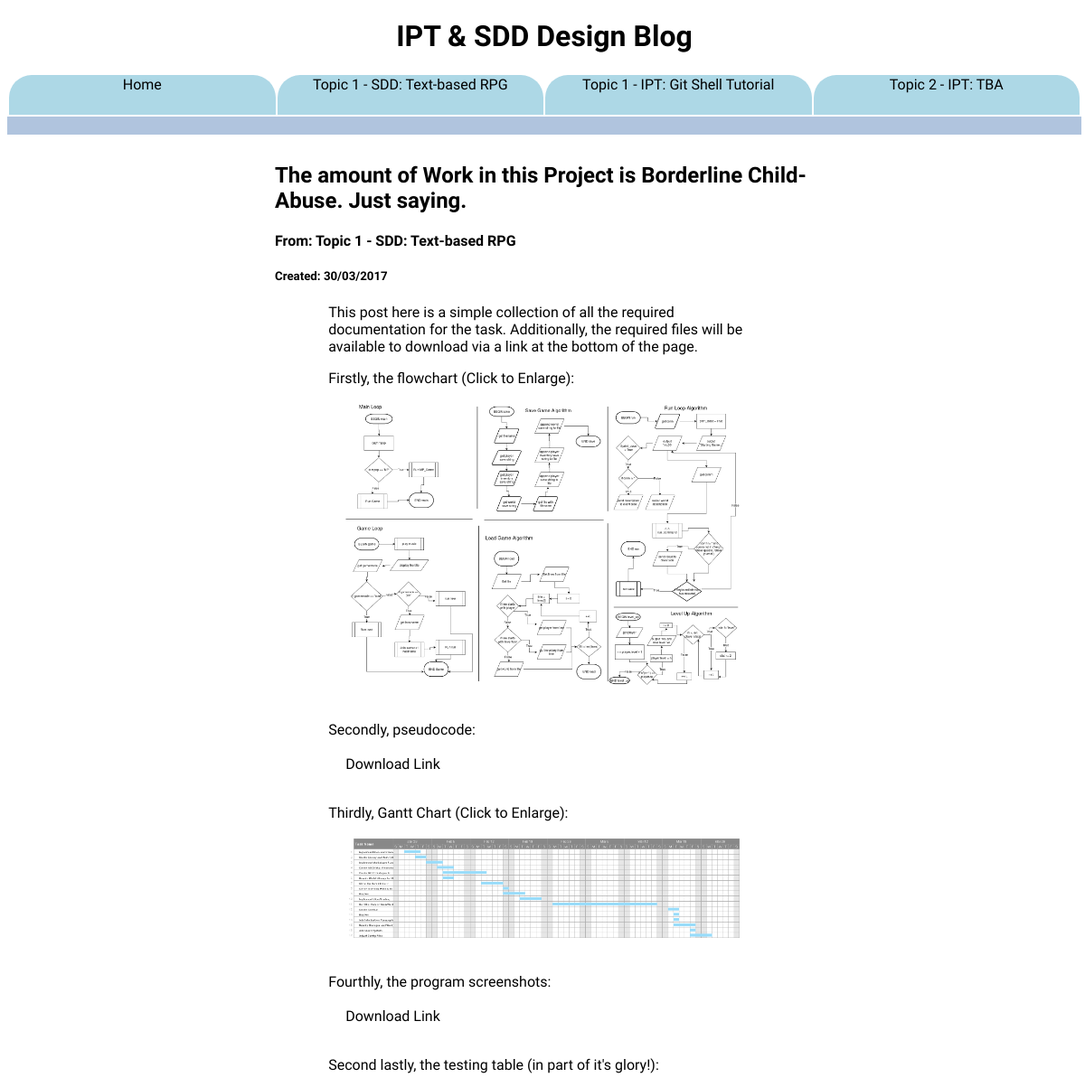
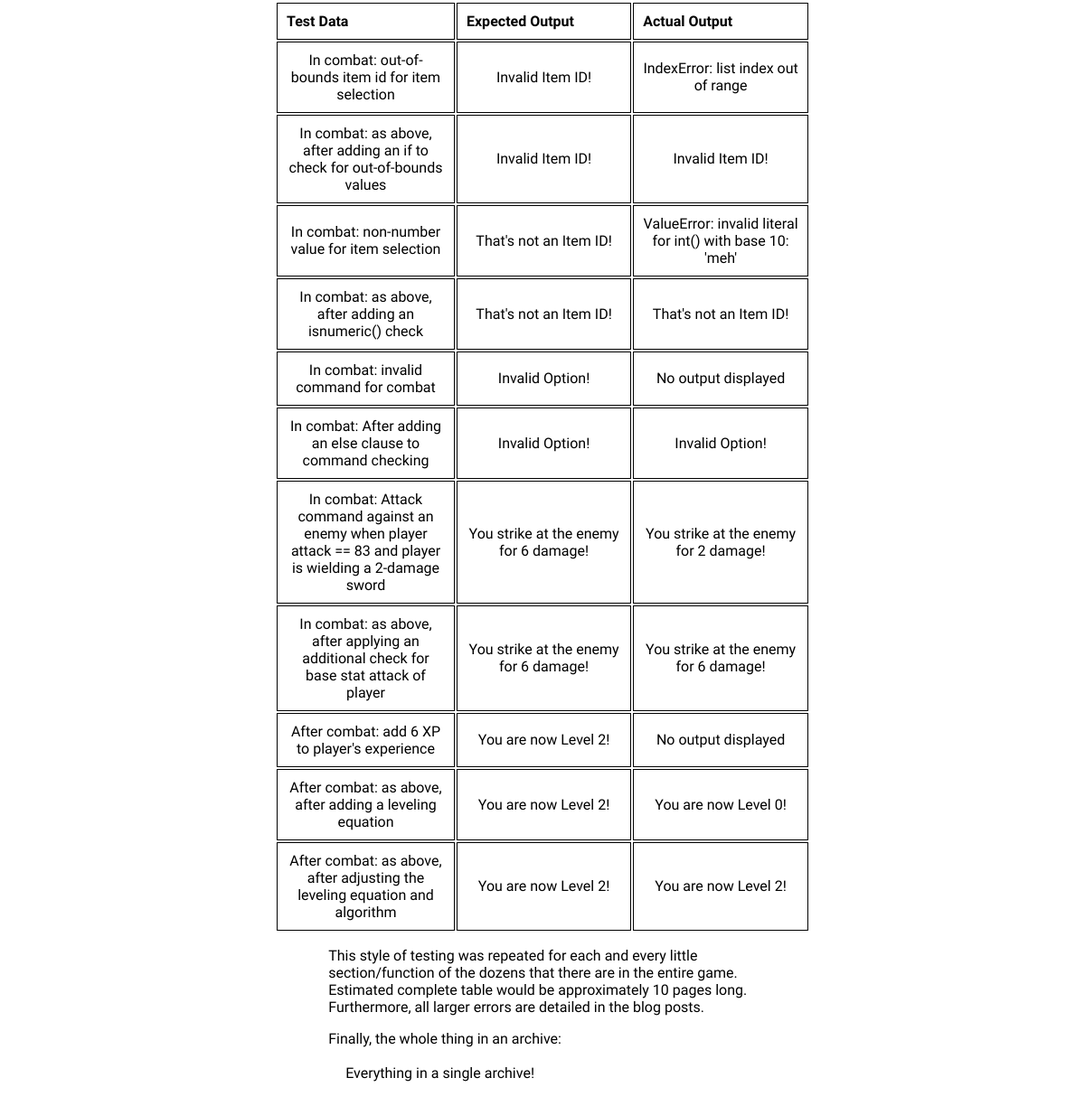
Page /post/34 on the committed database (2 pictures, top to bottom).
### tables this page shows
CREATE TABLE topics (
  	id INTEGER NOT NULL,
  	title TEXT NOT NULL,
  	subtitle TEXT NOT NULL,
    created TEXT NOT NULL,
  	PRIMARY KEY (id)
);

CREATE TABLE posts (
  	id INTEGER NOT NULL,
  	topicid INTEGER NOT NULL,
  	title TEXT NOT NULL,
    message TEXT NOT NULL,
    created TIMESTAMP NOT NULL,
    image TEXT NOT NULL,
  	PRIMARY KEY (id),
  	FOREIGN KEY (topicid) REFERENCES topics(id) ON DELETE CASCADE
);

### School_Blog/main.py (the view)
@app.route('/post/<post_id>')
def post_handler(post_id):
	post = Log.get(post_id)
	if not post:
		return render_template('404.html')
	topic = post.get_topic()
	return render_template('post_template.html', title=post.title, post=post, topic=topic, topics=Topic.get_main_page())

### School_Blog/db.py (called while the page is built)
    @staticmethod
    def get(id):
        cur.execute('''SELECT * FROM posts WHERE id = ?''', (id,))
        row = cur.fetchone()
        if row:
            id, uid, title, mess, date, image = row
            print(uid)
            return Log(eval(mess), title, image, uid, id, date)
        return None

    @staticmethod
    def get_newest(tid):
        cur.execute('''SELECT * FROM posts WHERE topicid = ? ORDER BY created DESC''', (tid,))
        row = cur.fetchone()
        if row:
            id, tid, title, message, created, image = row
            return Log(eval(message), title, image, tid, id, created)

    def get_topic(self):
        return Topic.get(self.topic)

    @staticmethod
    def get(id):
        cur.execute('''SELECT * FROM topics WHERE id = ? ORDER BY created ASC''', (id,))
        row = cur.fetchone()
        if row:
            id, title, subtitle, date = row
            return Topic(title, subtitle, date, id)
        return None

    @staticmethod
    def get_main_page():
        cur.execute('''SELECT * FROM topics ORDER BY created''')
        topics = []
        i = 0
        for row in cur:
            if i == 3:
                break
            id, title, sub, date = row
            topics.append(Topic(title, sub, date, id))
            i += 1
        for i in range(len(topics)):
            post = Log.get_newest(topics[i].id)
            topics[i].post = post
        return topics

### School_Blog/templates/post_template.html (shortened to what this page needs)
<!DOCTYPE html>
<html>
<head>
  <link rel="stylesheet" href="/static/css/main.css">
</head>
<body>
  <div class="header">
    <h1>IPT & SDD Design Blog</h1>
    <table>
      <tr>
        <td>
          <a href="/">Home</a>
        </td>
        {%for t in topics%}
        <td>
          <a href="/topic/{{t.id}}">{{t.title}}: {{t.subtitle}}</a>
        </td>
        {%endfor%}
      </tr>
    </table>
  </div>
  <div id="body_content">
    <h2>{{post.title}}</h2>
    <h4>From: {{topic.title}}: {{topic.subtitle}}</h4>
    <h5>Created: {{'/'.join(post.date[:10].split('-')[::-1])}}</h5>
    {%for a in post.text%}
    <p style="width:80%;margin: 0 auto;">{{a}}</p>
    {%endfor%}
  </div>
</body>
</html>

### School_Blog/static/css/main.css (style rules this page uses)
td { border-radius: 25px 25px 0px 0px; background-color: lightblue; width:17%; text-align: center; height: 30px; }
table { width: 100%; }
.header { width: 99%; position:fixed; background-color: white; top:0; border-bottom: 20px solid lightsteelblue; }
h1 { text-align:center; }
#body_content { margin: 180px auto 0 auto; text-align: left; width: 50%; }
body { font-family: 'Sarpanch', sans-serif; }
a { text-decoration: none; color: black; display:block; height:100%; padding:4%; }

### rows in the picture
topics: title "Topic 1 - SDD", subtitle "Text-based RPG"
topics: title "Topic 1 - IPT", subtitle "Git Shell Tutorial"
topics: title "Topic 2 - IPT", subtitle "TBA"
posts: title "The amount of Work in this Project is Borderline Child-Abuse. Just saying.", created "30/03/2017"

### other values in the picture
{{ a }} "This post here is a simple collection of all the required documentation for the task. Additionally, the required files will be available to download via a link at the bottom of the page." "Firstly, the flowchart (Click to Enlarge):" "Secondly, pseudocode: Download Link" "Thirdly, Gantt Chart (Click to Enlarge):" "Fourthly, the program screenshots: Download Link" "Finally, the whole thing in an archive: Everything in a single archive!"
